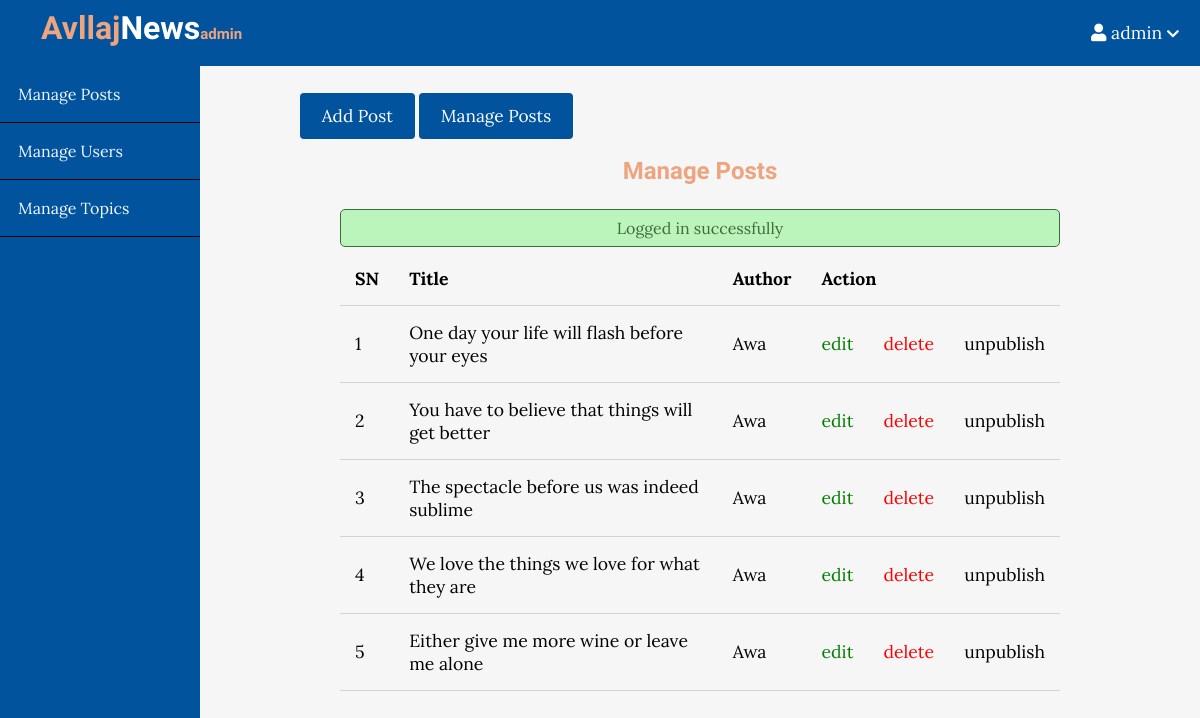
Screenshot of /admin/posts/index.php (signed in) with the database file from the repository.
### tables this page shows
CREATE TABLE `posts` (
  `id` int(11) NOT NULL,
  `user_id` int(11) NOT NULL,
  `topic_id` int(11) DEFAULT NULL,
  `title` varchar(255) NOT NULL,
  `image` varchar(255) NOT NULL,
  `body` text NOT NULL,
  `published` tinyint(4) NOT NULL,
  `created_at` datetime NOT NULL DEFAULT current_timestamp()
);

### app/database/db.php (called while the page is built, shortened)
<?php
require('connect.php');
function selectAll($table, $conditions = [])
{
    global $conn;
    $sql = "SELECT * FROM $table";
    if (empty($conditions)) {
        $stmt = $conn->prepare($sql);
        $stmt->execute();
        $records = $stmt->get_result()->fetch_all(MYSQLI_ASSOC);
        return $records;
    }
}

### app/controllers/posts.php (called while the page is built, shortened)
<?php
include(ROOT_PATH . "/app/database/db.php");
$table = 'posts';
$posts = selectAll($table);

### admin/posts/index.php (the view, shortened to what this page needs)
<?php include(ROOT_PATH . "/app/controllers/posts.php");
?>
<!DOCTYPE html>
<html lang="en">
    <head>
        <link rel="stylesheet"
            href="https://use.fontawesome.com/releases/v5.7.2/css/all.css"
>
        <link rel="stylesheet" href="../../assets/css/style.css">
        <link rel="stylesheet" href="../../assets/css/admin.css">
    </head>
    <body>
    <?php include(ROOT_PATH . "/app/includes/adminHeader.php"); ?>
        <div class="admin-wrapper">
        <?php include(ROOT_PATH . "/app/includes/adminSidebar.php"); ?>
            <div class="admin-content">
                <div class="button-group">
                    <a href="create.php" class="btn btn-big">Add Post</a>
                    <a href="index.php" class="btn btn-big">Manage Posts</a>
                </div>
                <div class="content">
                    <h2 class="page-title">Manage Posts</h2>
                    <?php include(ROOT_PATH . "/app/includes/messages.php"); ?>
                    <table>
                        <thead>
                            <th>SN</th>
                            <th>Title</th>
                            <th>Author</th>
                            <th colspan="3">Action</th>
                        </thead>
                        <tbody>
                            <?php foreach ($posts as $key => $post): ?>
                                <tr>
                                    <td><?php echo $key + 1; ?></td>
                                    <td><?php echo $post['title'] ?></td>
                                    <td>Awa</td>
                                    <td><a href="edit.php?id=<?php echo $post['id']; ?>" class="edit">edit</a></td>
                                    <td><a href="edit.php?delete_id=<?php echo $post['id']; ?>" class="delete">delete</a></td>
                                    <?php if ($post['published']): ?>
                                        <td><a href="edit.php?published=0&p_id=<?php echo $post['id'] ?>" class="unpublish">unpublish</a></td>
                                    <?php else: ?>
                                        <td><a href="edit.php?published=1&p_id=<?php echo $post['id'] ?>" class="publish">publish</a></td>
                                    <?php endif; ?>
                                </tr>
                            <?php endforeach; ?>
                        </tbody>
                    </table>
                </div>
            </div>
        </div>
    </body>
</html>

### assets/css/style.css (style rules this page uses)
* { box-sizing: border-box; }
html, body { height: 100%; padding: 0px; margin: 0px; background: #f6f6f6; font-family: "Lora", serif; }
h2, h4 { font-family: "Candal", serif; margin: 5px; }
a { text-decoration: none; color: inherit; }
.btn { padding: 0.5rem 1rem; background: #01539d; color: white; border: 1px solid transparent; border-radius: 0.25rem; font-size: 1.08em; font-family: "Lora", serif; }
.btn-big { padding: 0.7rem 1.3rem; line-height: 1.3rem; }
.content { width: 90%; margin: 30px auto 30px; }

### assets/css/admin.css (style rules this page uses)
.admin-wrapper { display: flex; height: calc(100% - 66px); }
.admin-wrapper .admin-content { flex: 8; height: 100%; padding: 40px 100px 100px; overflow-y: scroll; }
.admin-content .page-title { text-align: center; margin-bottom: 1.5rem; color: #eea47f; }
table { width: 100%; border-collapse: collapse; font-size: 1.1rem; }
th, td { padding: 15px; text-align: left; border-bottom: 1px solid #d3d3d3; }
.edit { color: green; }
.delete { color: red; }

### rows the page displays
posts: title "One day your life will flash before your eyes"
posts: title "You have to believe that things will get better"
posts: title "The spectacle before us was indeed sublime"
posts: title "We love the things we love for what they are"
posts: title "Either give me more wine or leave me alone"

### other values shown
$_SESSION['username'] "admin"
$_SESSION['message'] "Logged in successfully"
